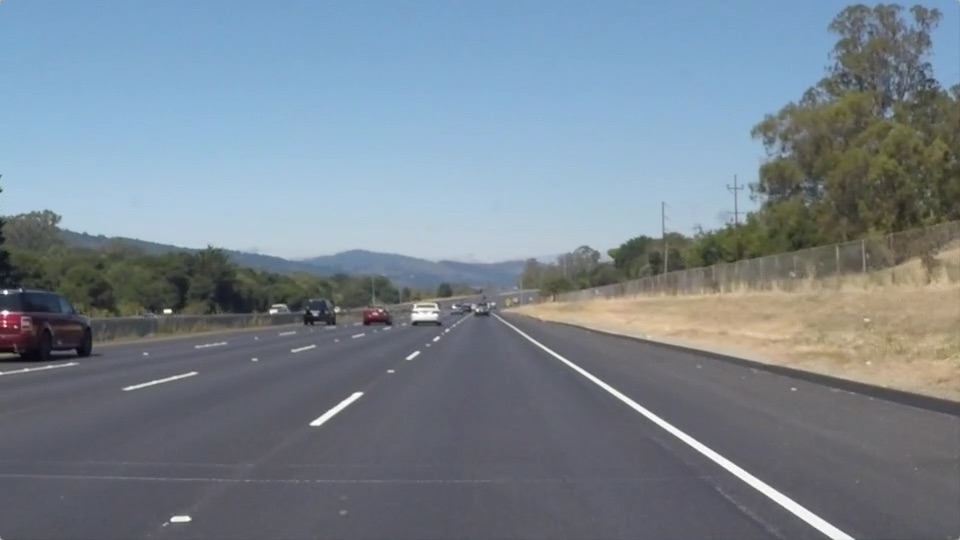
#> input picture StaticImageTest.jpg, 960 x 540 px, found by its file name
$ python Lane_Detection_Algorithm.py
#> lines starting #> are read from the running program, lines starting #| are printed output that depends on the picture; after the words box and inside, x2 and y2 are one past the last pixel; in counts of white or black regions, pixels touching at a corner belong together
#Team 13
#Lane Detection using CV
#This program will emulate the POV of a camera mounted infront of a vehicle
#Thefore it will allow the camera to centre upon the curent lane of travel to ensure the system stays within these bounds


import cv2
#imported cv2 for computer vision related tasks (reading and processing videos or images)
import numpy as np
#imported numpy for linear algebra calculations involving matrices and array operations
import matplotlib.pyplot as plt

#Importing the image used for testing the program
#The image must be the POV of a centered front end camera
img = cv2.imread(r'C:\Users\youss\PycharmProjects\capstone\StaticImageTest.jpg')
#> img is the input picture: shape (540, 960, 3); mean B, G, R 143.7, 132.6, 120.3
#Convert the image to greyscale, this is done to easily recognize the change in intensity
#and idenitfy edges
grayscale_img = cv2.cvtColor(img, cv2.COLOR_RGB2GRAY)

#Here begins the first step of the canny edge detector
# We applied a gaussian blue inorder to reduce noise and smoothen out the intesnity values
#This is done to prevent false edge detection caused by noise
Gaussian_noise_smoothing = cv2.GaussianBlur(grayscale_img, (7, 7), 0.2)

# original image
plt.subplot(1, 3, 1)
plt.imshow(cv2.cvtColor(img, cv2.COLOR_BGR2RGB))
plt.title('Original Image')
plt.axis('off')

# grayscale image
plt.subplot(1, 3, 2)
plt.imshow(grayscale_img, cmap='gray')
plt.title('Grayscale Image')
plt.axis('off')

# Gaussian Filtered Image
plt.subplot(1, 3, 3)
plt.imshow(Gaussian_noise_smoothing, cmap='gray')
plt.title('Gaussian Filtered Image')
plt.axis('off')
plt.show()
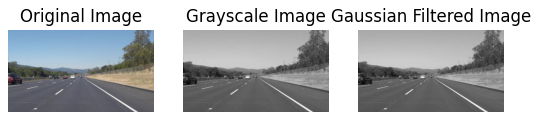
#> figure drawn by matplotlib, 3 panels

#comparing the work to the function
Canny_edge_detector = cv2.Canny(Gaussian_noise_smoothing, 50, 150)
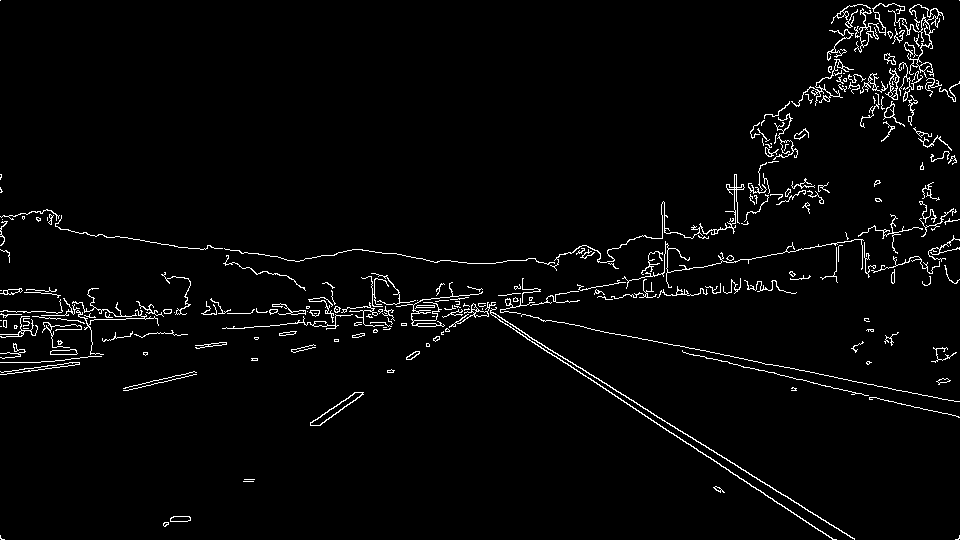
#> Canny_edge_detector: shape (540, 960); 2.8% white in thin lines or dots

plt.imshow(Canny_edge_detector)
plt.title("Canny Edge Detection Image")
plt.show()

# create a zero mask that will be applied later
mask = np.zeros_like(Canny_edge_detector)

#As seen in the plot above, there are other white objects that are identified, but are not within our interested lane
#Therefore, we must eliminate them buy focusing only on our lane
#Next, we will need to define the area in which the lane is visible for a camera
#Since the camera is front and center mounted, we will assume it covers the coordinates below
#Note: these coordinates are not a cartesian system, but an Image Coordinate system for pixels obtained from the input image
#Define the 4 side figure to define the region of interest
heightY, widthX = img.shape[:2]
bottom_left=np.array([0, heightY])
top_left=np.array([449, 315])
top_right=np.array([490, 315])
bottom_right=np.array([widthX, heightY])


four_side_Area_of_Interest = np.array(
   [[
       tuple(bottom_left),
       tuple(top_left),
       tuple(top_right),
       tuple(bottom_right)
   ]],
   dtype=np.int32
)
#Next, we will convolute the area of interest on the zero mask, create a white 4 side figure to represent the lane
cv2.fillPoly(mask, four_side_Area_of_Interest, 255)
#> mask: shape (540, 960); 21.7% white; 1 white region, box (x1, y1, x2, y2) and area: (1, 315, 959, 540) 112622
plt.imshow(mask)
plt.title("Relevant Area")
plt.show()

#The line below will be used to isolate for the lane in the canny image
Lane_in_Canny = cv2.bitwise_and(Canny_edge_detector, mask)
#> Lane_in_Canny: shape (540, 960); 0.31% white in thin lines or dots, all inside (x1, y1, x2, y2) = (1, 315, 959, 540)
plt.imshow(Lane_in_Canny)
plt.title("Detected edges in Mask")
plt.show()


# Define the Hough transform parameters

#Dictoronary for the defined hough trasnsform paramters
hough_params = {
   'ρ': 1,
   'θ': 3.14 / 180,
   'threshold': 3,
   'min # of pixels for line': 10,
   'max # pixels between line': 10
}

# Run Hough Transform on the edge-detected image
#The Hough Transform will store the result in the form of line segments with start points (x1,y1) and
#end point segments of the line as (x2,y2)
Hough_Transform = cv2.HoughLinesP(
   Lane_in_Canny,
   hough_params['ρ'],
   hough_params['θ'],
   hough_params['threshold'],
   np.array([]),
   hough_params['min # of pixels for line'],
   hough_params['max # pixels between line'])
#> Hough_Transform = 37 rows, first 6: [408, 359, 462, 317], [679, 437, 832, 539], [514, 326, 854, 538], [320, 425, 344, 406], [516, 328, 854, 539], [345, 400, 356, 392]


#Create a blank image to isolate and display the location of the detected lanes on
dup_img_1 = np.copy(img) * 0
#> dup_img_1: shape (540, 960, 3); every value is 0

dup_img_1 = np.zeros_like(
    img, dtype=np.uint8
)
dup_img_2 = np.zeros_like(
    img, dtype=np.uint8
)

# Draw lines on the blank image that will then be planted on the original image
for line in Hough_Transform:
   first_x_point, first_y_point, second_x_point, second_y_point = line[0]      #extract the current line detected in the hough transform
   cv2.line(dup_img_1,  #on the blank image
            (first_x_point, first_y_point),  #draw line segment from this starting point
            (second_x_point, second_y_point),  #to this end point
            (255, 0, 0), 10)
#> this loop made 37 passes

plt.imshow(dup_img_1, cmap='gray')
plt.title("Hough Transform - Line Detection")
plt.show()
# merge the canny greyscale canny image to obtain the 3-channel RGB image
dup_img_2[:, :, 0] = Canny_edge_detector  #blue channel
dup_img_2[:, :, 1] = Canny_edge_detector  #green channel
dup_img_2[:, :, 2] = Canny_edge_detector  #red channel
#> dup_img_2: shape (540, 960, 3); 2.8% white in thin lines or dots

plt.imshow(dup_img_2)
plt.title("dummy picture for testing")
plt.show()

# Draw the lines on the edge image
lanes_Detected_Before_AOI = cv2.addWeighted(dup_img_2, 0.8, dup_img_1, 1, 0)

#Draw the 4 side figure to represent the area of interest
lanes_Detected_In_AOI = cv2.polylines(lanes_Detected_Before_AOI, four_side_Area_of_Interest, True, (0, 0, 255), 10)
plt.imshow(lanes_Detected_In_AOI)
plt.title("lanes_Detected_In_AOI")
plt.show()

# Draw the lines on the original image
def superimpose_lines(image, lines, color=[255, 0, 0], thickness=10):
#> called with lines = array of shape (37, 1, 4), thickness = 5
    for line in lines:
        (
            p1, s1, pp2, ss2
        ) = line[0]
        cv2.line(
            image,
            (p1, s1),
            (pp2,ss2),
            color, thickness
        )
#> this loop made 37 passes

# Create a blank image to isolate and display the location of the detected lanes on
lanes_detected_img = np.copy(img)
superimpose_lines(lanes_detected_img, Hough_Transform, color=[255, 0, 0], thickness=5)

# isplay the original image with detected lanes
plt.imshow(cv2.cvtColor(lanes_detected_img, cv2.COLOR_BGR2RGB))
plt.title("Lanes Detected on Original Image")
plt.show()
# For Video/ real time navigation use the code below
#α=0.7 means the original image will have 70% influence in the final output.
#β=1.0 means the Hough lines will have 100% influence in the final outpu

def main(image, α=1, β=1., γ=0.):
   edges_img = edge_detection(image)
   masked_img = Relevant_Area(edges_img, Obatin_4sided_Polygon_Coords(image))
   houghed_lines = hough_lines(masked_img, ρ=1, θ=np.pi / 180, threshold=20, line_pixels=20, distancepixels=180)

   # Perform weighted addition of the Hough lines image and the initial image directly
   output = cv2.addWeighted(image, α, houghed_lines, β, γ)
   return output

#To itterate through multiple frames, aka a video, we will creata a function for each step

def Obatin_4sided_Polygon_Coords(image):
    rows, cols = image.shape[:2]  # Get the number of rows and columns (height and width) of the input image
    # Define fractions of the image width and height to determine the vertices
    bw = 0.2
    tw = 0.5
    h = 0.5
    vone = [cols * bw, rows]  # Bottom-left vertex @ 15% width and at the bottom of the image
    vtwo = [cols * tw, rows * h]  # top-left vertex @ 45% width and 60% height
    vthree = [cols * (1 - bw), rows]  # Bottom-right vertex @ 85% width and at the bottom of the image
    vfour = [cols * (1 - tw), rows * h]  # top-right vertex @ 55% width and 60% height


    v = np.array([[vone, vtwo, vfour, vthree]], dtype=np.int32)
    return v

def edge_detection(img, low_threshold=180, high_threshold=240):
   # Convert the image to greyscale, this is done to easily recognize the change in intensity
   # and idenitfy edges
   gray_img = cv2.cvtColor(img, cv2.COLOR_RGB2GRAY)
   # We applied a gaussian blue inorder to reduce noise and smoothen out the intesnity values
   # This is done to prevent false edge detection caused by noise
   blurred_img = cv2.GaussianBlur(gray_img, (5, 5), 0) #5x5 kernel with 0 std
   #apply canny edge detector, which will be used to detect areas of rapid intensity change
   #values above high threshold are edges, values below are not, while values inbetween are edges based on their negbours
   canny_img = cv2.Canny(blurred_img, low_threshold, high_threshold)
   return canny_img     # Return the resulting edge-detected image.

def Relevant_Area(img, vertices):

   # Create a blank mask image that is the same size as the original image
   mask = np.zeros_like(img)
   # Define the fill color (transparency) for the mask
   fill_color = (255, 255, 255, 100)  # Transparent white (R, G, B, Alpha)
   # create the white polygon figure on the blank image
   cv2.fillPoly(mask, vertices, fill_color)
#> mask: shape (540, 960); 15% white; 1 white region, box (x1, y1, x2, y2) and area: (193, 270, 768, 540) 77778
   # AND the polygon figure and the canny img
   #if both pixels are non zero, the resulting pixel is retain its orginal value
   #otherwisse, it will be set to black
   masked_image = cv2.bitwise_and(img, mask)
#> masked_image: shape (540, 960); 0.11% white in thin lines or dots, all inside (x1, y1, x2, y2) = (315, 304, 613, 426)
   return masked_image

#The Hough Transform is a feature extraction technique used in computer vision
# it was used to detect lines, to identify lane segments in this code
# it converts a cartesian plane to the hough space, where a line in image is a point in hough
#ρ, rho, represents the perpendicular distance from the origin
#θ,theta, represents the angle (in radians) between the x-axis and the line perpendicular to the detected line.
#the hough transform will consdier all possible linea for an edge point, with each edge point voting for lines that can go through it
#The accumulator array where votes are stored will have a threhold, and votes above this will be considered a line with rho and theta
#that will be converted to cartesian coordinates, tielding the endpoints of a detected line
def hough_lines(img, ρ, θ, threshold, line_pixels, distancepixels):
   #the HoughLines function returns an array of line segments represented by their endpoints (x1, y1, x2, y2)
#> called with ρ = 1, θ = 0.0175, threshold = 20, line_pixels = 20, distancepixels = 180
   lines = cv2.HoughLinesP(img, ρ, θ, threshold, np.array([]), minLineLength=line_pixels,
                           maxLineGap=distancepixels)
#> lines = [[503, 322, 609, 391], [500, 317, 592, 375], [484, 311, 612, 394], [318, 425, 476, 311], [324, 422, 479, 310], [337, 404, 476, 310], [524, 333, 594, 377], [333, 408, 474, 309]]
   hough_output = np.zeros((img.shape[0], img.shape[1], 3), dtype=np.uint8)
   #using the endpoints foind ine "lines", the slope function will create a line from the endpoint and
   #display it on the image
   hough_output = line_fitting(hough_output, lines)
   return hough_output


#the following function will be used to identify which lane is the left lane and which is the right lane from the hough transform output
def find_lane_side(img_lines):
   #iterate over each line detected by the hough transform
   LL = [
       (
           (y2 - y1) / (x2 - x1),
           y1 - ((y2 - y1) / (x2 - x1)) * x1
       ) #calcaulted slope and y intercept of each line
                 #consider only the line segments with non-vertical slopes (x1 != x2) and negative slopes (indicating the left lane)
                 for l in img_lines
                 for (
           x1,
           y1,
           x2,
           y2) in l
                 if x1 != x2 and (y2 - y1) / (x2 - x1) < 0]
#> LL = [(-0.722, 654.4), (-0.723, 656.1), (-0.676, 631.9), (-0.702, 641.8)]
   #
   #do the same but for right lane
   RL = [
       (
           (y2 - y1) / (x2 - x1),
           y1 - ((y2 - y1) / (x2 - x1)) * x1)
                  for line in img_lines
                  for (
           x1,
           y1,
           x2,
           y2) in line
                  if x1 != x2 and (y2 - y1) / (x2 - x1) >= 0
   ]
#> RL = [(0.651, -5.42), (0.63, 1.78), (0.648, -2.84), (0.629, 3.63)]

   left_l = np.mean(LL, axis=0)
#> left_l = [-0.706, 646.1]
   right_l = np.mean(RL, axis=0)
#> right_l = [0.64, -0.714]
   return left_l, right_l

#fitting the left and right lane lines to the detected lane segments and then drawing and highlighting
 # these fitted lines on the input image
def line_fitting(img, l):
   #create a copy image
   img = img.copy()
   #store vertices of the polygon that will be filled to highlight the lane
   poly_vertices = []
   order = [
       0,
       1,
       3,
       2]
   (
       LL, RL
   ) = find_lane_side(l)
#> LL = [-0.706, 646.1]; RL = [0.64, -0.714]
   # Iterate over the fitted lines (left and right) to draw them on the image
   for m, b in [LL, RL]:
       rows, cols = img.shape[:2]
       s1 = int(rows)
       ss2 = int(rows * 0.6)
       p1 = int((s1 - b) / m)
       pp2 = int((ss2 - b) / m)
       poly_vertices.append(
           (p1, s1)
       )
       poly_vertices.append(
           (pp2, ss2)
       )
       # Draw lane line on image
       Line_Overlay(img, np.array(
           [
               [[p1, s1, pp2, ss2]]])
                    )
#> this loop made 2 passes
#> (m, b, rows, cols, s1, ss2, p1, pp2) on passes 1 to 2: (-0.706, 646.1, 540, 960, 540, 324, 150, 456), (0.64, -0.714, 540, 960, 540, 324, 845, 507)
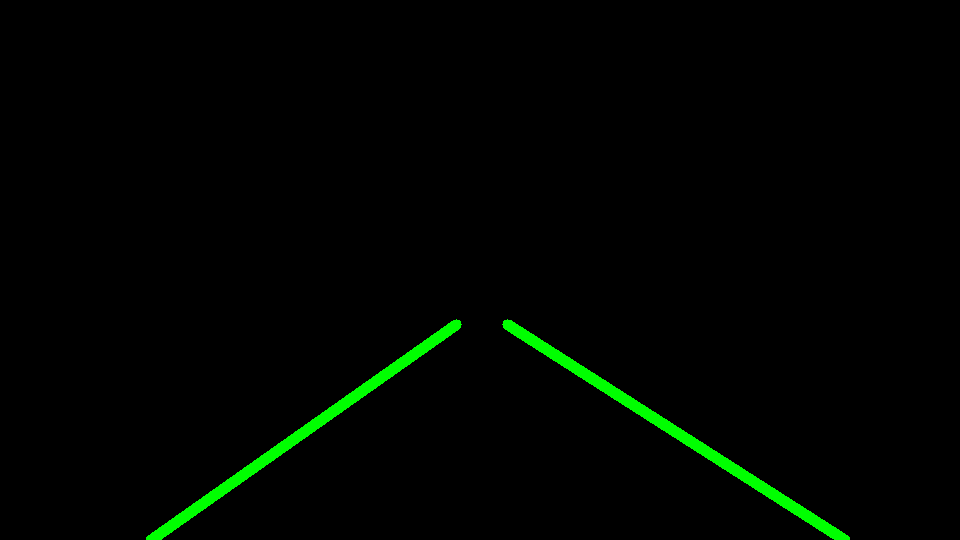
#> img: shape (540, 960, 3); mean of channels 0, 1, 2 0, 4.3, 0; drawn as B, G, R
#> after the loop, poly_vertices = [(150, 540), (456, 324), (845, 540), (507, 324)]
   # Rearrange the order of vertices to form a polygon for filling
   poly_vertices = [
       poly_vertices[i] for i in order
   ]
#> poly_vertices = [(150, 540), (456, 324), (507, 324), (845, 540)]
   cv2.fillPoly(img, pts=np.array([poly_vertices], 'int32'), color=(254, 135, 0))
#> img: shape (540, 960, 3); 15.56% of pixels changed, all inside (x1, y1, x2, y2) = (151, 324, 845, 540)
   return cv2.addWeighted(img, 0.7, img, 0.4, 0.)

def Line_Overlay(img, lines, color=[0, 255, 0], thickness=10):
   for line in lines:
       for (
               p1,s1,pp2,ss2) in line:
           cv2.line(img,(p1, s1),(pp2, ss2),color,thickness)

fig, axes = plt.subplots(1, 2, figsize=(20, 10))

# Plot the input image
axes[0].imshow(img)
axes[0].set_title("Input Image")
axes[0].set_xticks([])
axes[0].set_yticks([])


# Plot the Lane Detection Result
result_img = main(img)
axes[1].imshow(result_img)
axes[1].set_title("Lane Detection Result")
axes[1].set_xticks([])
axes[1].set_yticks([])


input_video_path = r"C:\Users\youss\PycharmProjects\capstone\VideoTest.mp4"
output_video_path = r'C:\Users\youss\PycharmProjects\capstone\Result.mp4'

# Load the video file
cap = cv2.VideoCapture(input_video_path)

# Get the video's frame rate and size
fps = int(cap.get(cv2.CAP_PROP_FPS))
#> fps = 25
fw = int(cap.get(cv2.CAP_PROP_FRAME_WIDTH))
#> fw = 960
fh = int(cap.get(cv2.CAP_PROP_FRAME_HEIGHT))
#> fh = 540

# Create the output video file
fourcc = cv2.VideoWriter_fourcc(*'mp4v')
#> fourcc = 1983148141
out = cv2.VideoWriter(output_video_path, fourcc, fps, (fw, fh))

# Process each frame of the video and save the processed frames to the output video
while True:
    ret, frame = cap.read()
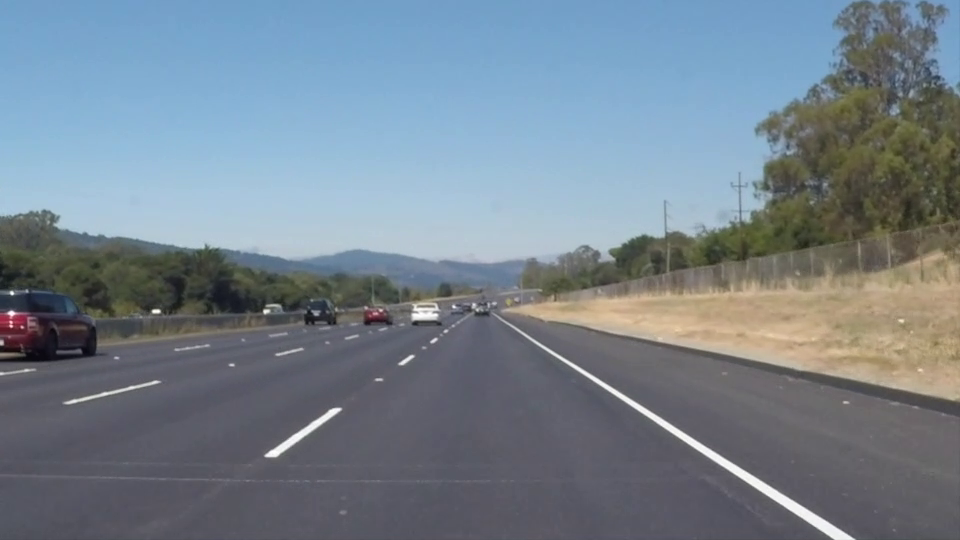
#> input picture frame 22 of VideoTest.mp4, 960 x 540 px
#> frame is the input picture: shape (540, 960, 3); mean B, G, R 141.9, 130.7, 117.7
    if not ret:
        break

    # Apply the lane detection algorithm to the frame (replace main with your lane detection function)
    processed_frame = main(frame)
#> call 2 of main, with α = 1, β = 1, γ = 0
#> in line_fitting (call 2), `( LL, RL ) = find_lane_side(l)`: LL = [-0.728, 655.3]; RL = [0.647, -5.98]
#> the loop in line_fitting (call 2), `for m, b in [LL, RL]:` made 2 passes
#> (m, b, rows, cols, s1, ss2, p1, pp2) on passes 1 to 2: (-0.728, 655.3, 540, 960, 540, 324, 158, 455), (0.647, -5.98, 540, 960, 540, 324, 843, 509)
#> after the loop in line_fitting (call 2), `for m, b in [LL, RL]:`:
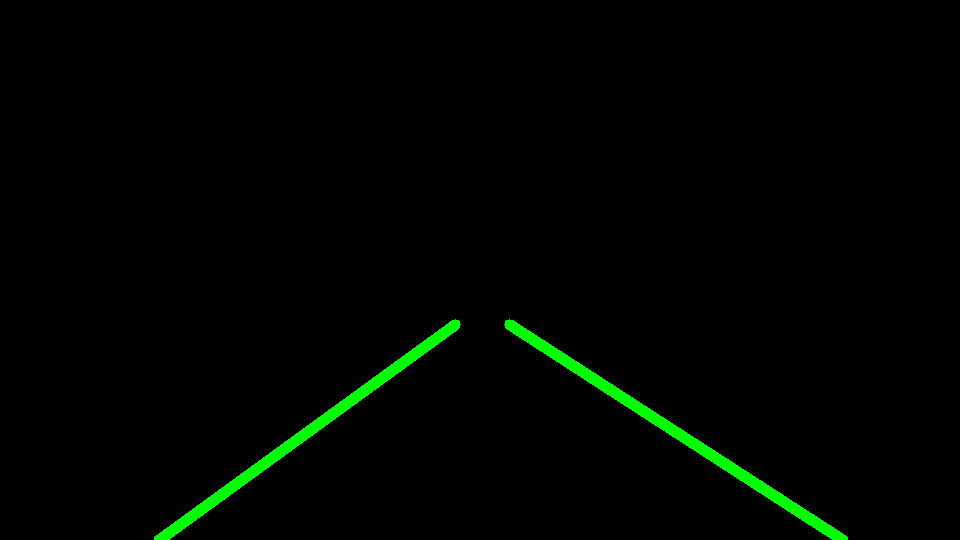
#> img: shape (540, 960, 3); mean of channels 0, 1, 2 0, 4.2, 0; drawn as B, G, R
#> after the loop in line_fitting (call 2), `for m, b in [LL, RL]:`: poly_vertices = [(158, 540), (455, 324), (843, 540), (509, 324)]
#> in line_fitting (call 2), `poly_vertices = [ poly_vertices[i] for i in order ]`: poly_vertices = [(158, 540), (455, 324), (509, 324), (843, 540)]
#> in line_fitting (call 2), `cv2.fillPoly(img, pts=np.array([poly_vertices], 'int32'), color=(254, ..`:
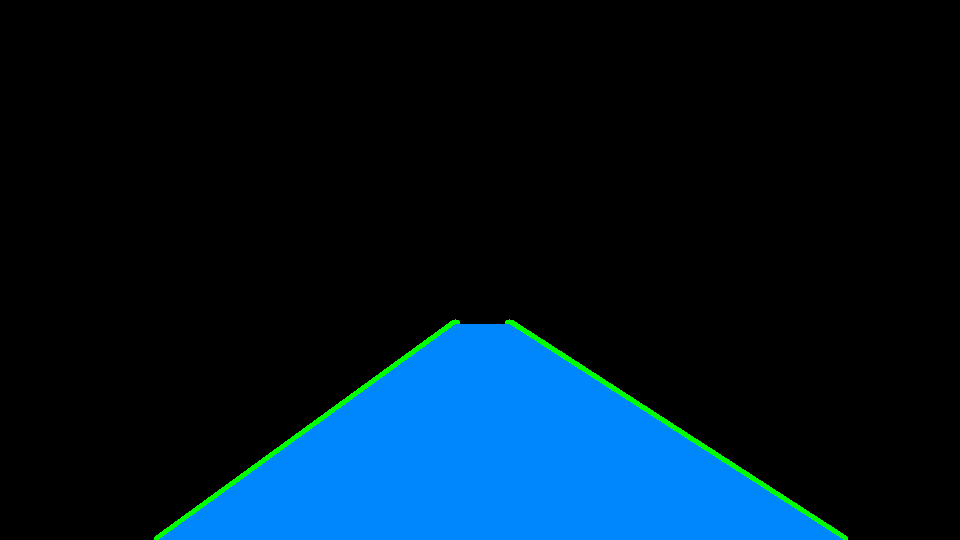
#> img: shape (540, 960, 3); 15.41% of pixels changed, all inside (x1, y1, x2, y2) = (159, 324, 843, 540); drawn as B, G, R
#> in main (call 2), `output = cv2.addWeighted(image, α, houghed_lines, β, γ)`:
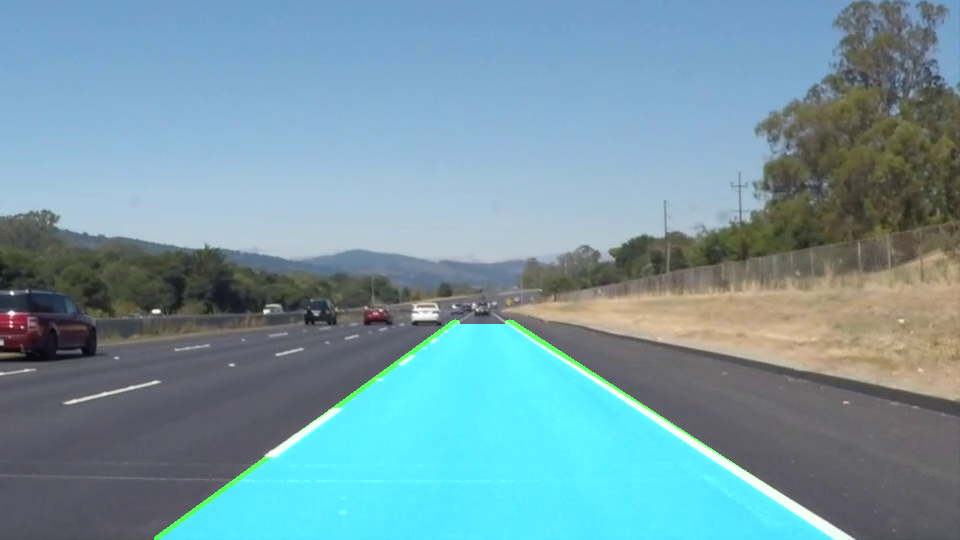
#> output: shape (540, 960, 3); mean B, G, R 165.1, 153.8, 117.7

    # Write the processed frame to the output video
    out.write(processed_frame)
